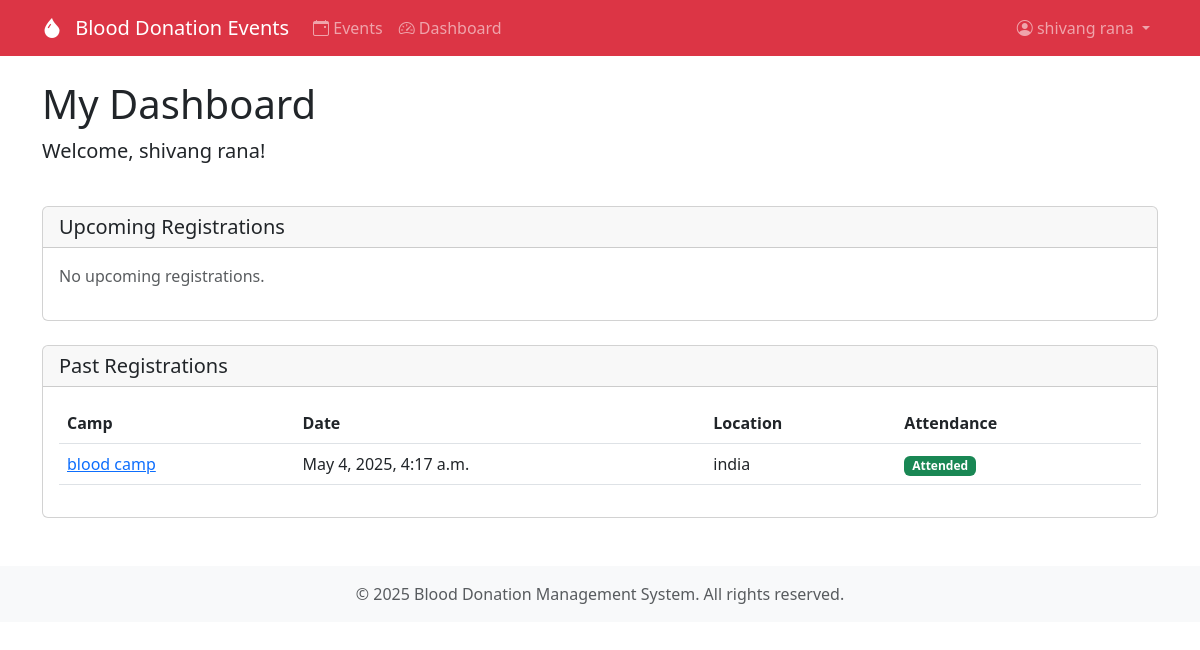
/camps/dashboard/ (signed in), run on the app's committed database.
### camps/models.py (models this page shows, shortened)
class CampRegistration(models.Model):
    camp = models.ForeignKey(Camp, on_delete=models.CASCADE, related_name='registrations')
    user = models.ForeignKey(User, on_delete=models.CASCADE, related_name='camp_registrations')
    registered_at = models.DateTimeField(auto_now_add=True)
    attended = models.BooleanField(default=False)
    notes = models.TextField(blank=True)
    class Meta:
        unique_together = ('camp', 'user')
        ordering = ['-registered_at']

class Camp(models.Model):
    CATEGORY_CHOICES = [
        ('general', 'General'),
        ('emergency', 'Emergency'),
        ('special', 'Special Drive'),
    ]
    title = models.CharField(max_length=200)
    date = models.DateTimeField()
    location = models.CharField(max_length=200)
    description = models.TextField()
    capacity = models.PositiveIntegerField(default=100)
    category = models.CharField(max_length=20, choices=CATEGORY_CHOICES, default='general')
    contact_email = models.EmailField(null=True, blank=True)
    contact_phone = models.CharField(max_length=15, null=True, blank=True)
    created_at = models.DateTimeField(auto_now_add=True)
    updated_at = models.DateTimeField(auto_now=True)

### camps/views.py (the view)
# urls.py: path('dashboard/', views.dashboard, name='dashboard'),
@login_required
def dashboard(request):
    user_registrations = CampRegistration.objects.filter(user=request.user).select_related('camp')
    upcoming_registrations = user_registrations.filter(camp__date__gte=timezone.now())
    past_registrations = user_registrations.filter(camp__date__lt=timezone.now())
    context = {
        'upcoming_registrations': upcoming_registrations,
        'past_registrations': past_registrations,
    }
    return render(request, 'camps/dashboard.html', context)

### camps/templates/camps/dashboard.html (shortened to what this page needs)
{% extends 'camps/base.html' %}
{% block content %}
<div class="row">
    <div class="col-md-12 mb-4">
        <h1>My Dashboard</h1>
        <p class="lead">Welcome, {{ user.get_full_name|default:user.username }}!</p>
    </div>
</div>
<div class="row">
    <div class="col-md-12 mb-4">
        <div class="card">
            <div class="card-header">
                <h2 class="h5 mb-0">Upcoming Registrations</h2>
            </div>
            <div class="card-body">
                {% if upcoming_registrations %}
                    <div class="table-responsive">
                        <table class="table">
                            <thead>
                                <tr>
                                    <th>Camp</th>
                                    <th>Date</th>
                                    <th>Location</th>
                                    <th>Status</th>
                                </tr>
                            </thead>
                            <tbody>
                                {% for registration in upcoming_registrations %}
                                <tr>
                                    <td>
                                        <a href="{% url 'camps:camp_detail' registration.camp.pk %}">
                                            {{ registration.camp.title }}
                                        </a>
                                    </td>
                                    <td>{{ registration.camp.date|date:"F j, Y, g:i a" }}</td>
                                    <td>{{ registration.camp.location }}</td>
                                    <td>
                                        <span class="badge bg-{{ registration.camp.status_class }}">
                                            {{ registration.camp.status|title }}
                                        </span>
                                    </td>
                                </tr>
                                {% endfor %}
                            </tbody>
                        </table>
                    </div>
                {% else %}
                    <p class="text-muted">No upcoming registrations.</p>
                {% endif %}
            </div>
        </div>
    </div>
</div>
<div class="row">
    <div class="col-md-12">
        <div class="card">
            <div class="card-header">
                <h2 class="h5 mb-0">Past Registrations</h2>
            </div>
            <div class="card-body">
                {% if past_registrations %}
                    <div class="table-responsive">
                        <table class="table">
                            <thead>
                                <tr>
                                    <th>Camp</th>
                                    <th>Date</th>
                                    <th>Location</th>
                                    <th>Attendance</th>
                                </tr>
                            </thead>
                            <tbody>
                                {% for registration in past_registrations %}
                                <tr>
                                    <td>
                                        <a href="{% url 'camps:camp_detail' registration.camp.pk %}">
                                            {{ registration.camp.title }}
                                        </a>
                                    </td>
                                    <td>{{ registration.camp.date|date:"F j, Y, g:i a" }}</td>
                                    <td>{{ registration.camp.location }}</td>
                                    <td>
                                        {% if registration.attended %}
                                            <span class="badge bg-success">Attended</span>
                                        {% else %}
                                            <span class="badge bg-secondary">Not Attended</span>
                                        {% endif %}
                                    </td>
                                </tr>
                                {% endfor %}
                            </tbody>
                        </table>
                    </div>
                {% else %}
                    <p class="text-muted">No past registrations.</p>
                {% endif %}
            </div>
        </div>
    </div>
</div>
{% endblock %}

### camps/templates/camps/base.html (shortened to what this page needs)
<!DOCTYPE html>
<html lang="en">
<head>
    <link href="https://cdn.jsdelivr.net/npm/bootstrap@5.3.0/dist/css/bootstrap.min.css" rel="stylesheet">
    <link rel="stylesheet" href="https://cdn.jsdelivr.net/npm/bootstrap-icons@1.7.2/font/bootstrap-icons.css">
</head>
<body>
    <nav class="navbar navbar-expand-lg navbar-dark bg-danger">
        <div class="container">
            <a class="navbar-brand" href="{% url 'camps:camp_list' %}">
                <i class="bi bi-droplet-fill"></i>
                Blood Donation Events
            </a>
            <div class="collapse navbar-collapse" id="navbarNav">
                <ul class="navbar-nav me-auto">
                    <li class="nav-item">
                        <a class="nav-link" href="{% url 'camps:camp_list' %}">
                            <i class="bi bi-calendar-event"></i> Events
                        </a>
                    </li>
                    {% if user.is_authenticated %}
                    <li class="nav-item">
                        <a class="nav-link" href="{% url 'camps:dashboard' %}">
                            <i class="bi bi-speedometer2"></i> Dashboard
                        </a>
                    </li>
                    {% endif %}
                </ul>
                <ul class="navbar-nav">
                    {% if user.is_authenticated %}
                        <li class="nav-item dropdown">
                            <a class="nav-link dropdown-toggle" href="#" id="userDropdown" role="button" data-bs-toggle="dropdown">
                                <i class="bi bi-person-circle"></i>
                                {{ user.get_full_name|default:user.username }}
                            </a>
                        </li>
                    {% endif %}
                </ul>
            </div>
        </div>
    </nav>
    <div class="container mt-4">
        {% block content %}
        {% endblock %}
    </div>
    <footer class="footer mt-5 py-3 bg-light">
        <div class="container text-center">
            <span class="text-muted">© {% now "Y" %} Blood Donation Management System. All rights reserved.</span>
        </div>
    </footer>
</body>
</html>

### camps/templates/camps/base.html (style rules this page uses)
.navbar-brand i { margin-right: 8px; }

### data on the page
CampRegistration: camp "blood camp", camp "May 4, 2025, 4:17 a.m.", camp.location "india", attended "Attended"

### other printed values
{{ user.get_full_name|default:user.username }} "shivang rana"
